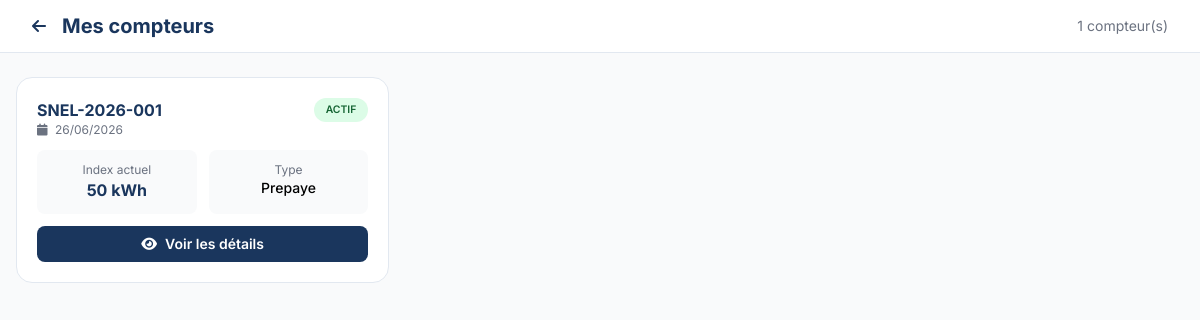
The page /Pages/Client/Compteurs/index.php (signed in) on the database its author committed.
### tables this page shows
CREATE TABLE `compteur` (
  `idCompteur` int(11) NOT NULL,
  `NumeroSerie` varchar(50) NOT NULL,
  `DateInstallation` date NOT NULL,
  `DateDerniereVerification` date DEFAULT NULL,
  `ProchaineVerification` date DEFAULT NULL,
  `etat` enum('actif','inactif','hors_service','en_panne','suspendu') DEFAULT 'actif',
  `indexActuel` varchar(50) NOT NULL,
  `typeCompteur` enum('monophase','triphase','prepaye') DEFAULT 'monophase',
  `marque` varchar(100) DEFAULT NULL,
  `modele` varchar(100) DEFAULT NULL,
  `capacite` int(11) DEFAULT NULL COMMENT 'Capacité en ampères',
  `tension` varchar(20) DEFAULT NULL,
  `emplacement` varchar(255) DEFAULT NULL,
  `coordonneesGPS` varchar(100) DEFAULT NULL,
  `idClient` int(11) DEFAULT NULL,
  `dateCreation` timestamp NOT NULL DEFAULT current_timestamp(),
  `dateModification` timestamp NOT NULL DEFAULT current_timestamp() ON UPDATE current_timestamp()
);

### Classes/Database.php (called while the page is built)
<?php
class Database {
    private static $instance = null;
    private $connection;
    private $host = 'localhost';
    private $dbname = 'gestion_compteurs';
    private $username = 'root';
    private $password = '';
    private function __construct() {
        try {
            $this->connection = new PDO(
                "mysql:host={$this->host};dbname={$this->dbname};charset=utf8",
                $this->username,
                $this->password,
                [
                    PDO::ATTR_ERRMODE => PDO::ERRMODE_EXCEPTION,
                    PDO::ATTR_DEFAULT_FETCH_MODE => PDO::FETCH_ASSOC,
                    PDO::ATTR_EMULATE_PREPARES => false
                ]
            );
        } catch (PDOException $e) {
            die("Erreur de connexion à la base de données: " . $e->getMessage());
        }
    }
    public static function getInstance() {
        if (self::$instance === null) {
            self::$instance = new self();
        }
        return self::$instance;
    }
    public function getConnection() {
        return $this->connection;
    }
}
?>

### Classes/Client.php (called while the page is built, shortened)
<?php
require_once __DIR__ . '/Database.php';
class Client {
    private $db;
    private $idClient;
    public function __construct() {
        $this->db = Database::getInstance()->getConnection();
    }
    private function hydrate($data) {
        $this->idClient = $data['idClient'] ?? null;
    }
    public function isLoggedIn() {
        return isset($_SESSION['client_id']) && isset($_SESSION['logged_in']) && $_SESSION['logged_in'] === true;
    }
    public function getLoggedInUser() {
        try {
            $stmt = $this->db->prepare("SELECT * FROM Client WHERE idClient = ?");
            $stmt->execute([$_SESSION['client_id']]);
            $data = $stmt->fetch();
            if ($data) {
                return $this;
            }
            return null;
        } catch (PDOException $e) {
            return null;
        }
    }
    public function getCompteurs() {
        try {
            $stmt = $this->db->prepare("SELECT * FROM Compteur WHERE idClient = ? ORDER BY dateCreation DESC");
            $stmt->execute([$this->idClient]);
            return $stmt->fetchAll();
        } catch (PDOException $e) {
            return [];
        }
    }
}
?>

### Pages/Client/Compteurs/index.php (the view, shortened to what this page needs)
<?php
require_once __DIR__ . '/../../../Classes/Database.php';
require_once __DIR__ . '/../../../Classes/Client.php';
$client = new Client();
$user = $client->getLoggedInUser();
$compteurs = $user->getCompteurs();
$totalCompteurs = count($compteurs);
?>
<!DOCTYPE html>
<html lang="fr">
<head>
    <script src="https://cdn.tailwindcss.com"></script>
    <link rel="stylesheet" href="https://cdnjs.cloudflare.com/ajax/libs/font-awesome/6.5.1/css/all.min.css">
</head>
<body class="bg-gray-50">
<header class="topbar">
    <div class="flex items-center justify-between">
        <div class="flex items-center space-x-4">
            <a href="../dashboard.php" class="text-primary hover:text-secondary transition">
                <i class="fas fa-arrow-left"></i>
            </a>
            <h1 class="text-xl font-bold text-primary">Mes compteurs</h1>
        </div>
        <span class="text-sm text-gray-500"><?= $totalCompteurs ?> compteur(s)</span>
    </div>
</header>
<div class="max-w-7xl mx-auto px-4 py-6">
    <?php if ($totalCompteurs > 0): ?>
        <div class="grid md:grid-cols-2 lg:grid-cols-3 gap-6">
            <?php foreach ($compteurs as $compteur): ?>
                <div class="card-snel">
                    <div class="flex justify-between items-start mb-3">
                        <div>
                            <h3 class="font-bold text-primary"><?= htmlspecialchars($compteur['NumeroSerie']) ?></h3>
                            <p class="text-xs text-gray-500">
                                <i class="fas fa-calendar mr-1"></i>
                                <?= date('d/m/Y', strtotime($compteur['DateInstallation'])) ?>
                            </p>
                        </div>
                        <span class="status-badge status-<?= $compteur['etat'] === 'actif' ? 'actif' : ($compteur['etat'] === 'inactif' ? 'inactif' : 'panne') ?>">
                            <?= ucfirst($compteur['etat']) ?>
                        </span>
                    </div>
                    <div class="grid grid-cols-2 gap-3 mb-3">
                        <div class="bg-gray-50 rounded-lg p-3 text-center">
                            <p class="text-xs text-gray-500">Index actuel</p>
                            <p class="font-bold text-primary"><?= number_format($compteur['indexActuel'], 0, ',', ' ') ?> kWh</p>
                        </div>
                        <div class="bg-gray-50 rounded-lg p-3 text-center">
                            <p class="text-xs text-gray-500">Type</p>
                            <p class="font-medium text-sm"><?= ucfirst($compteur['typeCompteur'] ?? 'Monophase') ?></p>
                        </div>
                    </div>
                    <a href="details.php?id=<?= $compteur['idCompteur'] ?>"
                       class="btn-primary w-full py-2 rounded-lg text-sm font-semibold flex items-center justify-center">
                        <i class="fas fa-eye mr-2"></i> Voir les détails
                    </a>
                </div>
            <?php endforeach; ?>
        </div>
    <?php endif; ?>
</div>
</body>
</html>

### Pages/Client/Compteurs/index.php (style rules this page uses)
* { font-family: 'Inter', sans-serif; }
:root { --primary: #1a365d; --secondary: #c05621; --accent: #ecc94b; }
.text-primary { color: var(--primary); }
.btn-primary { background: var(--primary); color: white; transition: all 0.3s ease; }
.status-badge { padding: 0.25rem 0.75rem; border-radius: 9999px; font-size: 0.65rem; font-weight: 600; text-transform: uppercase; }
.status-actif { background: #dcfce7; color: #166534; }
.card-snel { background: white; border-radius: 1rem; padding: 1.25rem; border: 1px solid #e2e8f0; transition: all 0.3s ease; }
.topbar { background: white; border-bottom: 1px solid #e2e8f0; padding: 0.75rem 2rem; position: sticky; top: 0; z-index: 50; }

### rows shown on the page
compteur: NumeroSerie "SNEL-2026-001", DateInstallation "26/06/2026", etat "ACTIF", indexActuel "50", typeCompteur "Prepaye"

### other values the page prints
$totalCompteurs "1"
